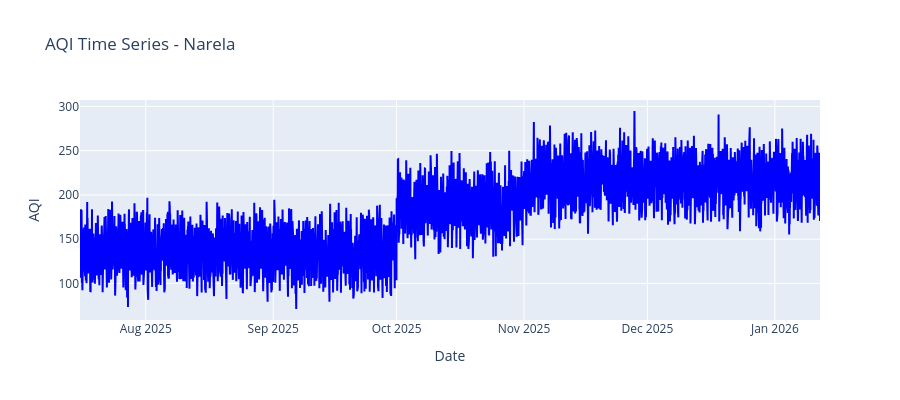
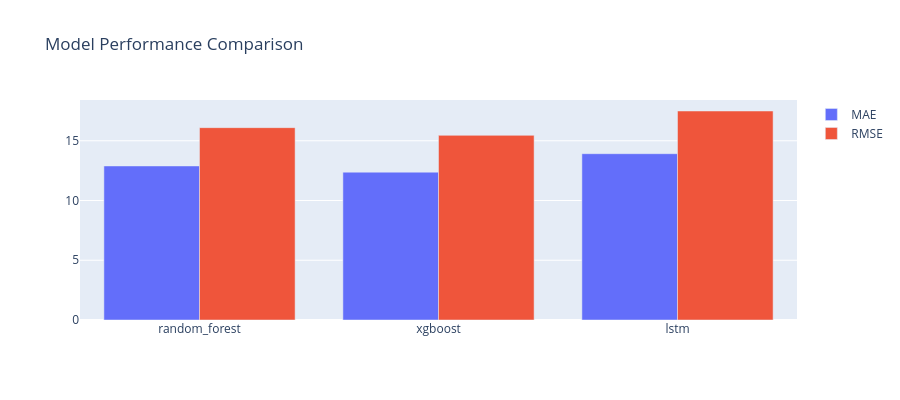

The notebook cell saved with these charts, in order:
### Code cell
# ============================================================================
# STEP 10: RUN THE SYSTEM
# ============================================================================

if __name__ == "__main__":
    # Execute main workflow
    predictor, results, df_train = main_workflow()
    
    print("\n" + "="*70)
    print("SYSTEM READY!")
    print("="*70)
    print("\nNext steps:")
    print("1. Get API keys from OpenWeatherMap or WAQI")
    print("2. Update AQIAPIConfig with your API keys")
    print("3. Uncomment real-time data fetching code")
    print("4. Run predictions on live data")
    print("5. Use menu system for ward-based predictions")
    print("="*70)

### Figure 1 — Plotly figure (JSON) as saved in the notebook; plotly's stock layout.template omitted (floating-point values rounded to 4 significant figures; data arrays with more than 128 entries replaced by an {"elided": "..."} marker saying what was removed)
{"data": [{"line": {"color": "blue", "width": 2}, "mode": "lines", "name": "AQI", "type": "scatter", "x": {"elided": "4320 str values"}, "y": {"elided": "4320 float values"}}], "layout": {"height": 400, "title": {"text": "AQI Time Series - Narela"}, "xaxis": {"title": {"text": "Date"}}, "yaxis": {"title": {"text": "AQI"}}}}

### Figure 2 — Plotly figure (JSON) as saved in the notebook; plotly's stock layout.template omitted (floating-point values rounded to 4 significant figures)
{"data": [{"name": "MAE", "type": "bar", "x": ["random_forest", "xgboost", "lstm"], "y": [12.89, 12.37, 13.92]}, {"name": "RMSE", "type": "bar", "x": ["random_forest", "xgboost", "lstm"], "y": [16.1, 15.45, 17.49]}], "layout": {"barmode": "group", "height": 400, "title": {"text": "Model Performance Comparison"}}}
